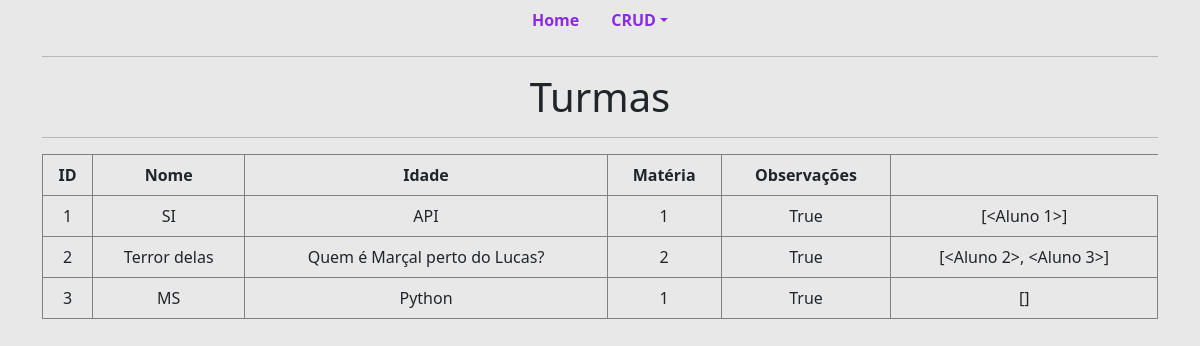
The app's page /read/turmas with its own data.
### projeto_flask/models.py (models this page shows)
class Turma(database.Model):
    __tablename__ = "turma"
    id = database.Column(database.Integer, primary_key=True)
    nome = database.Column(database.String(100), nullable=False)
    descricao = database.Column(database.Text, nullable=False)
    professor_id = database.Column(database.Integer, database.ForeignKey('professor.id'), nullable=False)
    ativo = database.Column(database.Boolean, nullable=True, default=True)
    alunos = database.relationship('Aluno', backref='turma', lazy=True)

### projeto_flask/routes.py (the view)
@app.route("/read/turmas", methods=["GET", "POST"])
def turma():
    lista_turmas = database.session.query(Turma).all()
    return render_template("turmas.html", lista_turmas=lista_turmas)

### projeto_flask/templates/turmas.html
{% extends "base.html" %} {% block body %}
<div class="container">
  <hr />
  <h1 style="text-align: center">Turmas</h1>
  <hr />
</div>
<div class="container">
  <table class="table table-bordered" style="border-color: gray">
    <thead class="thead-dark">
      <tr style="text-align: center">
        <th scope="col">ID</th>
        <th scope="col">Nome</th>
        <th scope="col">Idade</th>
        <th scope="col">Matéria</th>
        <th scope="col">Observações</th>
      </tr>
    </thead>
    <tbody>
      {% if lista_turmas %} {% for turma in lista_turmas %}
      <tr style="text-align: center">
        <td>{{ turma.id }}</td>
        <td>{{ turma.nome }}</td>
        <td>{{ turma.descricao }}</td>
        <td>{{ turma.professor_id }}</td>
        <td>{{ turma.ativo }}</td>
        <td>{{ turma.alunos }}</td>
      </tr>
      {% endfor %} {% else %}
      <tr>
        <td colspan="6" style="text-align: center">
          Nenhuma Turma cadastrada!
        </td>
      </tr>
      {% endif %}
    </tbody>
  </table>
</div>
{% endblock%}

### records on screen
Turma: id "1", nome "SI", descricao "API", professor_id "1", ativo "True", alunos "[<Aluno 1>]"
Turma: id "2", nome "Terror delas", descricao "Quem é Marçal perto do Lucas?", professor_id "2", ativo "True", alunos "[<Aluno 2>, <Aluno 3>]"
Turma: id "3", nome "MS", descricao "Python", professor_id "1", ativo "True", alunos "[]"
